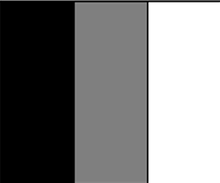
%> input picture Digital Image Processing/examen.png, 220 x 183 px, shrunk from 441 x 367 before the run
$ octave --eval "filtpb;"   (GNU Octave 9; MATLAB toolbox functions it lacks are replaced by stand-ins)
%> lines starting %> are read from the running program, lines starting %| are printed output that depends on the picture
%% Filtros Espaciales %%
function[]=filtpb()

close all

%A=imread("C:\Users\fvp12\Downloads\UDG\7mo Semestre\Procesamiento Digital de Imágenes\Act4_Modelo.jpg");
A=imread("C:\Users\fvp12\Downloads\UDG\7mo Semestre\Procesamiento Digital de Imágenes\examen.png");
%> A is the input picture: size 183x220x3 uint8; min 0, max 255, mean 123.7
A=rgb2gray(A);
%> A: size 183x220 uint8
A=double(A);
%> A: size 183x220 double
histogram(A);
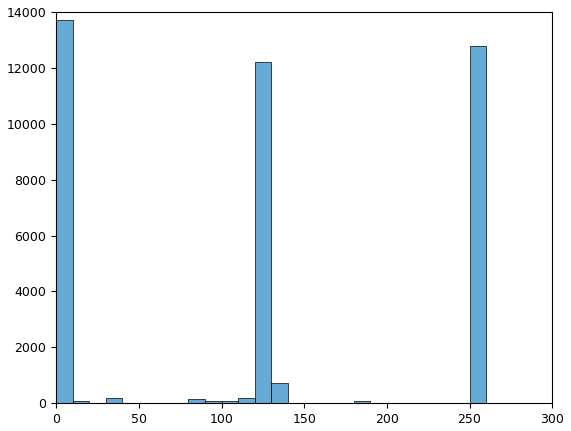
%> figure redrawn from the program's plot data; tallest bar 13724 high, from x = 0 to 10

figure
imshow(A,gray)

ruido = rand(size(A));
%ruido=rand(1280,1280);

A=A+(50*ruido);
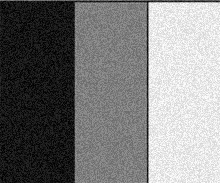
%> A: size 183x220 double; min 0.00116, max 305, mean 148.7; drawn with min black and max white
n=size(A);
%> n = [183 220]

figure
imshow(A,gray);
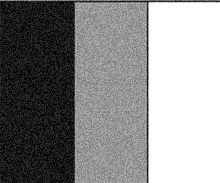
%> displayed picture: size 183x220x3, on the screen's scale of 0 to 255; min 0, max 255, mean 139.8

B=A;
for i=2:n(1)-1
    for j=2:n(2)-1
        B(i,j)=(A(i-1, j-1)+A(i-1,j)+A(i-1, j+1)+A(i,j-1)+A(i,j+1)+A(i,j)+A(i+1, j-1)+A(i+1,j)+A(i+1,j+1))/9;  %corresponde a un filtro pasabajas de una matriz de 3x3
    end
end
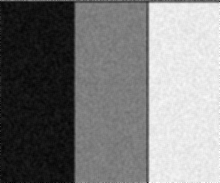
%> B: size 183x220 double; min 2.71, max 304.7, mean 148.9; drawn with min black and max white

figure
imshow(B,gray)
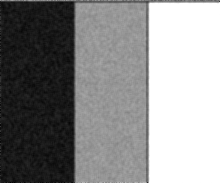
%> displayed picture: size 183x220x3, on the screen's scale of 0 to 255; min 1, max 255, mean 140.1
histogram(B)
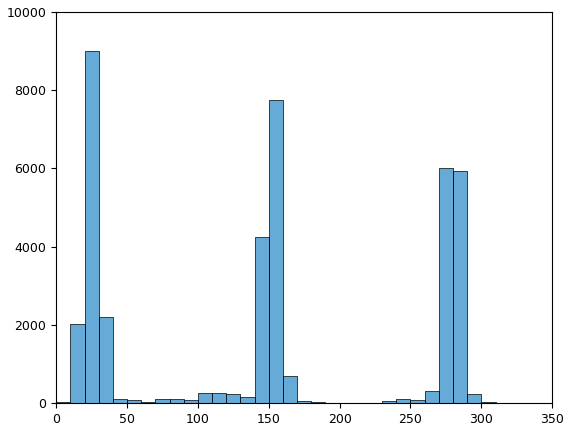
%> figure redrawn from the program's plot data; tallest bar 9000 high, from x = 20 to 30

C=A;
for i=3:n(1)-1
    for j=3:n(2)-2
        C(i,j)=(A(i-2,j-2)+A(i-1,j-2)+A(i,j-2)+A(i+1,j-2)+A(i+2,j-2)+A(i-2,j-1)+A(i-1, j-1)+A(i,j-1)+A(i+1,j-1)+A(i+2,j-1)+A(i-2,j)+A(i-1,j)+A(i,j)+A(i+1,j)+A(i+2,j)+A(i-2,j+2)+A(i-1,j+2)+A(i,j+2)+A(i+1,j+2)+A(i+2,j+2)+A(i-2,j+1)+A(i-1,j+1)+A(i,j+1)+A(i+1,j+1)+A(i+2,j+1))/25;
    end
end
figure
imshow(C, gray)

w=7;
w1=(w+1)/2;

W=zeros(w,w);

for i=w1:n(1)-w1-1
    for j=w1:n(2)-w1-1
        for k=1:w
            for l=1:w
                W(k,l)=A(i-w1+k,j-w1+l);
            end
        end
        D(i,j)=sum(sum(W))/w^2;
    end
end
figure
imshow(D, gray)


%> (the run ends here)
